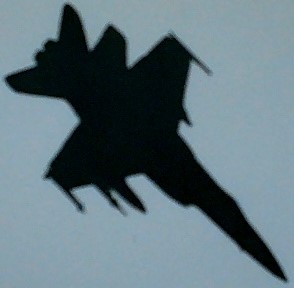
#> input picture Tarea11-MomentosHu/Capturas/Avion.jpg, 294 x 288 px; its folder holds 4 pictures in this run
$ python P11-3-2-HuFromImg.py   (older library calls are emulated)
#> lines starting #> are read from the running program, lines starting #| are printed output that depends on the picture; after the words box and inside, x2 and y2 are one past the last pixel; in counts of white or black regions, pixels touching at a corner belong together
import cv2
import numpy as np

def calculate_and_show_total(img, objetnames, contador):
    cv2.putText(img, 'TOTAL FIGURAS: '+str(contador.sum()),(10,30), font, tamañoLetra, colorLetra, grosorLetra)
    desplazo = 0
    for obj in range(len(objetnames)):
        if contador[obj] != 0:
            cv2.putText(img, objetnames[obj]+': '+str(contador[obj]),(10,50+desplazo*20), font, tamañoLetra, colorLetra, grosorLetra)
            desplazo += 1

def compare_moments(actual_fig_humom, reference_humoments, epsilon):
    #print('\n ACTUAL:', actual_fig_humom, '\n REFERENCIA:', reference_humoments[1],'\n', actual_fig_humom - reference_humoments[1],'\n\n')
    #print(actual_fig_humom.shape, reference_humoments[2].shape )
    diferencias = []
    #print(humoment_obj.shape, humoment_ref.shape)
    for obj in range(0,len(reference_humoments)):
        aux = reference_humoments[obj] - actual_fig_humom
        aux = np.power(aux,2)
        diferencia_total = aux.sum()
        diferencias.append(np.sqrt(diferencia_total))
    dif_array = np.array(diferencias)
    minimoDist = dif_array.min()
    indice = diferencias.index(minimoDist)
    #print('obj: ', actual_fig_humom, 'min,indx: ', minimoDist, indice)
    return indice

def load_humoments_object(filenames):
    h = []
    for f in range(len(filenames)):
        src = cv2.imread('Capturas/'+filenames[f]+'.jpg', 0)
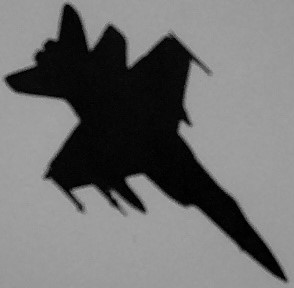
#> src: shape (288, 294); min 0, max 180, mean 111.5
        _, aux = cv2.threshold(src,120,1,cv2.THRESH_BINARY_INV)
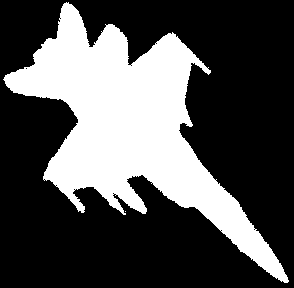
#> aux: shape (288, 294); values 0 (black) and 1 (white), 31.6% white; 2 white regions (1 under 20 px), largest, box (x1, y1, x2, y2) and area: (3, 2, 289, 283) 26778

        cv2.imwrite('Referencias/'+filenames[f]+'.jpg',aux*255)
        #cv2.imshow('load', aux*255)
        #cv2.waitKey(0)
        moments = cv2.moments(aux)
#> moments = moments, m00 26779, centre m10/m00, m01/m00 = (130.7, 126.4)
        huMoments = cv2.HuMoments(moments)
#> huMoments = [0.261, 0.0212, 0.00573, 0.00282, 1.13e-05, 0.000409, -1.31e-07]
        print(filenames[f],"\n",huMoments, "\n\n")
#| Avion
#|  [[ 2.61146940e-01]
#|  [ 2.12394003e-02]
#|  [ 5.72771040e-03]
#|  [ 2.82030210e-03]
#|  [ 1.13345729e-05]
#|  [ 4.09091342e-04]
#|  [-1.30566540e-07]]
        #huMoments_norm = -1 * np.copysign(1.0, huMoments) * np.log10(abs(huMoments))

        #h.append(huMoments_norm.flatten())
        h.append(huMoments)
#> pass 2 of the loop in load_humoments_object, `for f in range(len(filenames)):`:
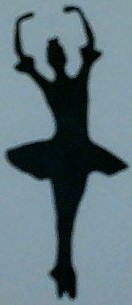
#> input picture Tarea11-MomentosHu/Capturas/Bailarina.jpg, 132 x 305 px
#> in load_humoments_object, `src = cv2.imread('Capturas/'+filenames[f]+'.jpg', 0)`:
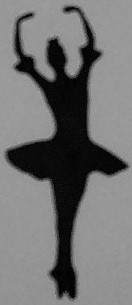
#> src: shape (305, 132); min 0, max 171, mean 112.8
#> in load_humoments_object, `_, aux = cv2.threshold(src,120,1,cv2.THRESH_BINARY_INV)`:
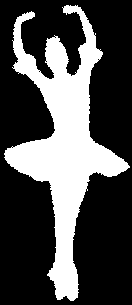
#> aux: shape (305, 132); values 0 (black) and 1 (white), 30.2% white; 1 white region, box (x1, y1, x2, y2) and area: (4, 5, 130, 301) 12140
#> moments = moments, m00 12140, centre m10/m00, m01/m00 = (63.37, 142)
#> huMoments = [0.436, 0.123, 0.00677, 0.00252, 1e-05, 0.000822, -2.65e-06]
#| Bailarina
#|  [[ 4.36415847e-01]
#|  [ 1.23054928e-01]
#|  [ 6.76607635e-03]
#|  [ 2.51779446e-03]
#|  [ 1.00482624e-05]
#> (further printed lines are left out)
#> pass 3 of the loop in load_humoments_object, `for f in range(len(filenames)):`:
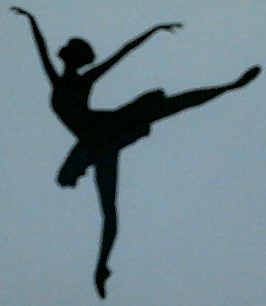
#> input picture Tarea11-MomentosHu/Capturas/Ballet.jpg, 266 x 306 px
#> in load_humoments_object, `src = cv2.imread('Capturas/'+filenames[f]+'.jpg', 0)`:
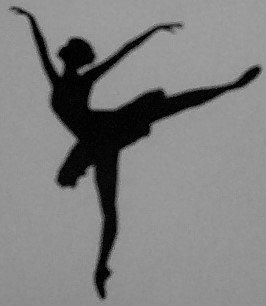
#> src: shape (306, 266); min 0, max 169, mean 127.7
#> in load_humoments_object, `_, aux = cv2.threshold(src,120,1,cv2.THRESH_BINARY_INV)`:
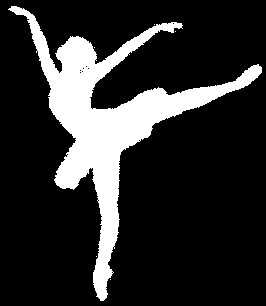
#> aux: shape (306, 266); values 0 (black) and 1 (white), 17.6% white; 6 white regions (5 under 20 px), largest, box (x1, y1, x2, y2) and area: (8, 6, 262, 301) 14324
#> moments = moments, m00 14329, centre m10/m00, m01/m00 = (108.5, 121.4)
#> huMoments = [0.405, 0.0111, 0.0695, 0.00401, -5.07e-05, 6.88e-05, 4.38e-05]
#| Ballet
#|  [[ 4.05456744e-01]
#|  [ 1.10989256e-02]
#|  [ 6.95045956e-02]
#|  [ 4.01290817e-03]
#|  [-5.07389792e-05]
#> (further printed lines are left out)
#> the loop made 4 passes; the first 3 are shown
    return h


font = cv2.FONT_HERSHEY_COMPLEX
tamañoLetra = 0.5
colorLetra = (180,0,255)
grosorLetra = 1

tolerancia = 0.44
filenames =['Avion', 'Bailarina', 'Ballet', 'Mariposa', 'Mujer', 'Paloma', 'Patada', 'Pez']
#> (the run stopped early here; a loop or call above may not have finished)
